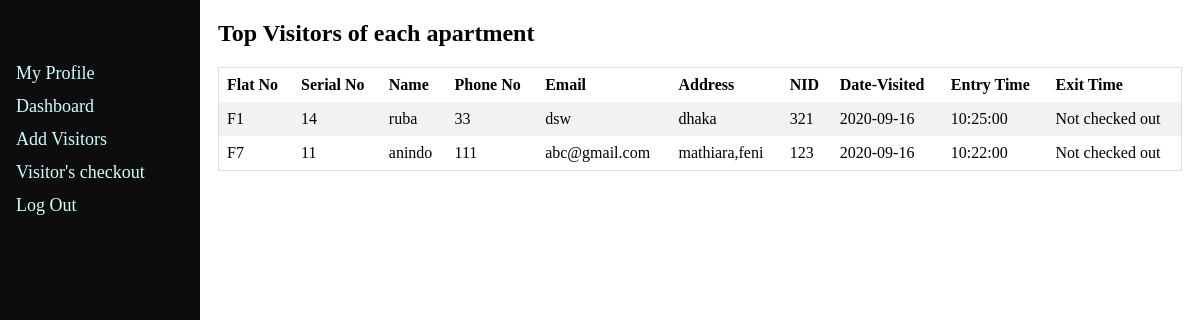
The app's page /topVisitorsEach.php with its own data.
### tables this page shows
CREATE TABLE `visitors` (
  `serialNo` int(11) NOT NULL,
  `name` varchar(50) NOT NULL,
  `phoneNo` int(15) NOT NULL,
  `email` varchar(100) NOT NULL,
  `address` varchar(200) NOT NULL,
  `nid` int(15) NOT NULL,
  `fNo` varchar(5) NOT NULL,
  `date` date NOT NULL,
  `entryTime` time NOT NULL,
  `exitTime` time DEFAULT NULL
);

### topVisitorsEach.php (the view, shortened to what this page needs)
<?php
	require_once('includes/DBconnect.php');
	$su = $_SESSION["ub"];
	$sql = "SELECT name FROM gateman where username='$su'";
	$result = mysqli_query($conn, $sql);
	$row = mysqli_fetch_array($result);
  ?>
<!DOCTYPE html>
<html>
<head>
	<link rel="stylesheet" href="css/gatemanDashboard.css">
	<link rel="stylesheet" href="css/detailstable.css">
</head>
<body>
	<nav class="sidenav">
		 <h1 class="text" style="font-size: 15px;"><?php echo $row[0]; ?></h1>
		 <a href="gatemanProfile.php">My Profile</a>
 		 <a href="gatemanDashboard.php">Dashboard</a>
		 <a href="visitorForm.php">Add Visitors</a>
		 <a href="visitorCheckout.php">Visitor's checkout</a>
		 <a href="logout.php">Log Out</a>
    </nav>
<div class="main">
	<h2 class="title">Top Visitors of each apartment</h2>
	<div style="overflow-x:auto;">
  		<table>
		    <tr>
		      <th>Flat No</th>
		      <th>Serial No</th>
		      <th>Name</th>
		      <th>Phone No</th>
		      <th>Email</th>
		      <th>Address</th>
		      <th>NID</th>
		      <th>Date-Visited</th>
		      <th>Entry Time</th>
		      <th>Exit Time</th>
		    </tr>
		    <?php
		    	$cnt = 1;
		    	while ( $cnt<= 10) {
		    		$sql = "SELECT *, count(*) FROM visitors WHERE fNo=CONCAT('F','$cnt') GROUP BY nid ORDER BY count(nid) DESC LIMIT 5";
		    		$result = mysqli_query($conn, $sql);
		    		while ($row = mysqli_fetch_array($result)) {
		    ?>
		    <tr>
		      <td><?php echo $row[6] ?></td>
		      <td><?php echo $row[0] ?></td>
		      <td><?php echo $row[1] ?></td>
		      <td><?php echo $row[2] ?></td>
		      <td><?php echo $row[3] ?></td>
		      <td><?php echo $row[4] ?></td>
		      <td><?php echo $row[5] ?></td>
		      <td><?php echo $row[7] ?></td>
		      <td><?php echo $row[8] ?></td>
		   	  <?php
		      	if($row[9] != null){
		      ?>
		      <td><?php echo $row[9] ?></td>
		      <?php
		      	}
		      	else{
		      ?>
		      <td>Not checked out</td>
		   	 <?php
		   	 	}
		   	 ?>
		    </tr>
		    <?php
		    	break;
		        }
		        $cnt+=1;
		    }
		    ?>
		</table>
	</div>
</div>
</body>
</html>

### css/gatemanDashboard.css (style rules this page uses)
.sidenav { height: 100%; width: 200px; position: fixed; z-index: 1; top: 0; left: 0; background-color: #0d0d0d; overflow-x: hidden; padding-top: 20px; }
.sidenav a { padding: 6px 8px 6px 16px; text-decoration: none; font-size: 18px; color: #ccffff; display: block; }
.main { margin-left: 200px; padding: 0px 10px; }
.text { padding: 6px 8px 6px 16px; font-family: ABeeZee, sans-serif; font-size: 27px; font-weight: 100; color: rgba(255, 255, 255, 1); text-transform: none; font-style: normal; text-decoration: none; line-height: 2em; letter-spacing: 0px; }

### css/detailstable.css (style rules this page uses)
table { border-collapse: collapse; border-spacing: 0; width: 100%; border: 1px solid #ddd; }
th, td { text-align: left; padding: 8px; }
tr:nth-child(even) { background-color: #f2f2f2 }

### records on screen
visitors: fNo "F1", serialNo "14", name "ruba", phoneNo "33", email "dsw", address "dhaka", nid "321", date "2020-09-16", entryTime "10:25:00", shows "Not checked out"
visitors: fNo "F7", serialNo "11", name "anindo", phoneNo "111", email "abc@gmail.com", address "mathiara,feni", nid "123", date "2020-09-16", entryTime "10:22:00", shows "Not checked out"
